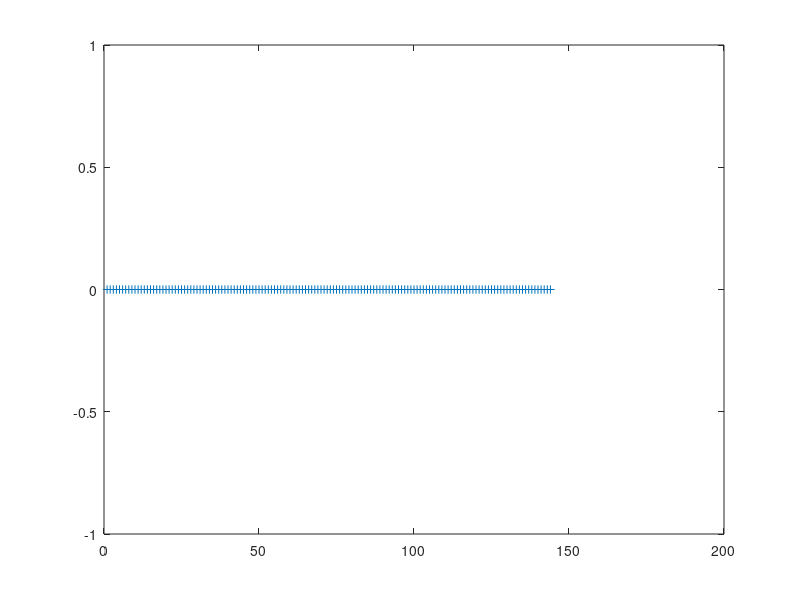

Source code (MATLAB): (Note: this script raises an error after producing the figure.)
%% monthly, 18 years x 12 months/year = 216
%% monthly, 19 years x 12 months/year = 228

addpath /home/sergio/MATLABCODE/
addpath /home/sergio/MATLABCODE/TIME
addpath /home/sergio/MATLABCODE/
addpath /home/sergio/MATLABCODE/PLOTTER
addpath /home/sergio/MATLABCODE/COLORMAP
addpath /home/sergio/MATLABCODE/COLORMAP/LLS
addpath /home/sergio/MATLABCODE/oem_pkg_run_sergio_AuxJacs/StrowCodeforTrendsAndAnomalies/
addpath /home/sergio/MATLABCODE/CONVERT_GAS_UNITS/
addpath /home/sergio/MATLABCODE/CONVERT_GAS_UNITS/Strow_humidity/convert_humidity/
addpath /home/sergio/MATLABCODE/CONVERT_GAS_UNITS/IDL_WV_ROUTINES/atmos_phys/MATLAB/

%if ~exist('iDorA')
%  iDorA = +1; %% desc
%  iDorA = -1; %% asc
%end

clear iaFound

iNumYears = 12; 
iaMax = iNumYears*12;

%% see /home/sergio/MATLABCODE/RTPMAKE/CLUST_RTPMAKE/CLUSTMAKE_CMIP6/clust_compute_cmip6_profile_rtpfiles.m
for ii = 1 : iaMax
  fin = ['/asl/s1/sergio/MakeAvgObsStats2002_2020_startSept2002_v3/TimeSeries/CMIP6/Tile_Center/cmip6_tile_center_monthly_timestep_' num2str(ii,'%03d') '.mat'];

  if exist(fin)
    iaFound(ii) = 1;
  else
    iaFound(ii) = 0;
  end
end
[sum(iaFound) length(iaFound)]
plot(1:iaMax,iaFound,'+-')

for ii = 1 : iaMax
  fin = ['/asl/s1/sergio/MakeAvgObsStats2002_2020_startSept2002_v3/TimeSeries/CMIP6/Tile_Center/cmip6_tile_center_monthly_timestep_' num2str(ii,'%03d') '.mat'];
  if exist(fin)
    if mod(ii,100) == 0
      fprintf(1,'+ \n')
    elseif mod(ii,10) == 0
      fprintf(1,'x')
    else
      fprintf(1,'.')
    end
    iaFound(ii) = 1;

    a = load(fin);

    %% already done this in /home/sergio/MATLABCODE/RTPMAKE/CLUST_RTPMAKE/CLUSTMAKE_CMIP6/clust_compute_cmip6_profile_rtpfiles.m
    %%a.pnew_ip.rh = convert_humidity(a.pnew_ip.plevs*100,a.pnew_ip.ptemp,a.pnew_ip.gas_1,'mixing ratio','relative humidity');
    if ~isfield(a.pnew_ip,'rh')
      a.pnew_ip.rh = convert_humidity(a.pnew_ip.plevs*100,a.pnew_ip.ptemp,a.pnew_ip.gas_1,'specific humidity','relative humidity');
    end

    all.yy(ii) = a.yyuseII;
    all.mm(ii) = a.mmuseII;
    all.dd(ii) = 15;

    all.nwp_ptemp(ii,:,:) = a.pnew_ip.ptemp;
    all.nwp_gas_1(ii,:,:) = a.pnew_ip.gas_1;
    %all.nwp_gas_3(ii,:,:) = a.pnew_ip.gas_3;
    all.nwp_rh(ii,:,:)    = a.pnew_ip.rh;
    all.nwp_plevs(ii,:,:) = a.pnew_ip.plevs;

    all.gas_1(ii,:,:) = a.pnew_op.gas_1;
    all.gas_3(ii,:,:) = a.pnew_op.gas_3;
    all.ptemp(ii,:,:) = a.pnew_op.ptemp;
    all.stemp(ii,:)   = a.pnew_op.stemp;
    all.mmw(ii,:)     = a.pnew_op.mmw;
    all.nlays(ii,:)   = a.pnew_op.nlevs-1;
    all.RH(ii,:,:)    = a.pnew_op.RH;
    all.TwSurf(ii,:)  = a.pnew_op.TwSurf;
    all.RHSurf(ii,:)  = a.pnew_op.RHSurf;
  else
    iaFound(ii) = 0;
  end
end
fprintf(1,'\n');
all.rlon = a.pnew_op.rlon;
all.rlat = a.pnew_op.rlat;

monitor_memory_whos

comment = 'see driver_computeCMIP6_monthly_trends.m';
if iNumYears == 12
  save -v7.3 CMIP6_atm_data_2002_09_to_2014_08.mat comment all
end

figure(1); scatter_coast(all.rlon,all.rlat,40,nanmean(all.stemp,1)); colormap(jet); title('CMIP6 mean stemp')
figure(2); scatter_coast(all.rlon,all.rlat,40,nanmean(all.RHSurf,1)); colormap(jet); title('CMIP6 mean RHsurf')
figure(3); scatter_coast(all.rlon,all.rlat,40,nanmean(all.TwSurf,1)); colormap(jet); title('CMIP6 mean TWSurf')
figure(4); scatter_coast(all.rlon,all.rlat,40,nanmean(all.mmw,1)); colormap(jet); title('CMIP6 mean mmw')

figure(5); scatter_coast(a.pnew_op.rlon,a.pnew_op.rlat,40,a.pnew_op.stemp); colormap(jet); title('CMIP6 mean stemp')
figure(6); scatter_coast(a.pnew_op.rlon,a.pnew_op.rlat,40,a.pnew_op.RHSurf); colormap(jet); title('CMIP6 mean RHsurf')
figure(7); scatter_coast(a.pnew_op.rlon,a.pnew_op.rlat,40,a.pnew_op.TwSurf); colormap(jet); title('CMIP6 mean TWSurf')
figure(8); scatter_coast(a.pnew_op.rlon,a.pnew_op.rlat,40,a.pnew_op.mmw); colormap(jet); title('CMIP6 mean mmw')

plevs = load('/home/sergio/MATLABCODE/airslevels.dat');
pN = plevs(1:end-1)-plevs(2:end);
pD = log(plevs(1:end-1)./plevs(2:end));
plays = flipud(pN./pD);

load /home/sergio/MATLABCODE/oem_pkg_run_sergio_AuxJacs/TILES_TILES_TILES_MakeAvgCldProfs2002_2020/Code_For_HowardObs_TimeSeries/latB64.mat
rlat65 = latB2; rlon73 = -180 : 5 : +180;
rlon = -180 : 5 : +180;  rlat = latB2;
rlon = 0.5*(rlon(1:end-1)+rlon(2:end));
rlat = 0.5*(rlat(1:end-1)+rlat(2:end));

figure(9); junk = reshape(a.pnew_op.ptemp,101,72,64); junk = squeeze(nanmean(junk,2)); junk = junk(1:100,:); pcolor(rlat,plays,junk);
  caxis([200 300]); colormap(jet); set(gca,'ydir','reverse'); set(gca,'yscale','log'); shading flat; ylim([10 1000]); colorbar
figure(10); junk = reshape(a.pnew_op.RH,100,72,64); junk = squeeze(nanmean(junk,2)); junk = junk(1:100,:); pcolor(rlat,plays,junk);
  caxis([00 100]); colormap(jet); set(gca,'ydir','reverse'); set(gca,'yscale','log'); shading flat; ylim([100 1000]); colorbar

%%%%%%%%%%%%%%%%%%%%%%%%%%%%%%%%%%%%%%%%%%%%%%%%%%%%%%%%%%%%%%%%%%%%%%%%
dayOFtime = change2days(all.yy,all.mm,all.dd,2002);

computeERA5_surface_trends

figure(1); scatter_coast(all.rlon,all.rlat,40,nanmean(trend_stemp,1)); title('CMIP6 trend  stemp K/yr');    caxis([-0.2 +0.2]); colormap(usa2);
figure(2); scatter_coast(all.rlon,all.rlat,40,nanmean(trend_RHSurf,1)); title('CMIP6 trend  RHsurf pc/yr'); caxis([-0.4 +0.4]); colormap(usa2);
figure(3); scatter_coast(all.rlon,all.rlat,40,nanmean(trend_TwSurf,1)); title('CMIP6 trend  TWSurf K/yr');  caxis([-0.2 +0.2]); colormap(usa2);
figure(4); scatter_coast(all.rlon,all.rlat,40,nanmean(trend_mmw,1)); title('CMIP6 trend  colwater mm/yr');  caxis([-0.2 +0.2]); colormap(usa2);

figure(1); scatter_coast(all.rlon,all.rlat,40,nanmean(trend_stemp,1)); title('CMIP6 trend  stemp K/yr');    caxis([-0.1 +0.1]); colormap(usa2);
figure(2); scatter_coast(all.rlon,all.rlat,40,nanmean(trend_RHSurf,1)); title('CMIP6 trend  RHsurf pc/yr'); caxis([-0.4 +0.4]); colormap(usa2);
figure(3); scatter_coast(all.rlon,all.rlat,40,nanmean(trend_TwSurf,1)); title('CMIP6 trend  TWSurf K/yr');  caxis([-0.1 +0.1]); colormap(usa2);
figure(4); scatter_coast(all.rlon,all.rlat,40,nanmean(trend_mmw,1)); title('CMIP6 trend  colwater mm/yr');  caxis([-0.2 +0.2]); colormap(usa2);
pause(0.1)
%%%%%%%%%%%%%%%%%%%%%%%%%%%%%%%%%%%%%%%%%%%%%%%%%%%%%%%%%%%%%%%%%%%%%%%%

computeERA5_atmos_trends

if isfield(all,'nwp_plevs')
  trend_nwp_plevs_mean = squeeze(nanmean(all.nwp_plevs,1));
end

trend_plays = flipud(pN./pD);

trend_rlat = all.rlat;
trend_rlon = all.rlon;
trend_rlat64 = rlat; trend_rlon72 = rlon;

if iNumYears == 12
  save CMIP6_atm_data_2002_09_to_2014_08_trends.mat comment trend*
end

%%%%%%%%%%%%%%%%%%%%%%%%%%%%%%%%%%%%%%%%%%%%%%%%%%%%%%%%%%%%%%%%%%%%%%%%

load('llsmap5.mat');
figure(1); scatter_coast(all.rlon,all.rlat,40,nanmean(trend_stemp,1)); title('CMIP6 trend  stemp K/yr');    caxis([-0.1 +0.1]); colormap(usa2);
figure(2); scatter_coast(all.rlon,all.rlat,40,nanmean(trend_RHSurf,1)); title('CMIP6 trend  RHsurf pc/yr'); caxis([-0.4 +0.4]); colormap(usa2);

figure(3); junk = reshape(trend_ptemp,100,72,64); junk = squeeze(nanmean(junk,2)); 
  pcolor(trend_rlat64,trend_plays,junk); title('CMIP6 trend ptemp K/yr');  caxis([-0.15 +0.15]); colormap(llsmap5); set(gca,'ydir','reverse'); set(gca,'yscale','log'); shading interp; ylim([10 1000]); colorbar
figure(4); junk = reshape(trend_RH,100,72,64); junk = squeeze(nanmean(junk,2)); 
  pcolor(trend_rlat64,trend_plays,junk); title('CMIP6 trend RH percent/yr');  caxis([-0.25 +0.25]); colormap(llsmap5); set(gca,'ydir','reverse'); set(gca,'yscale','log'); shading interp; ylim([10 1000]); colorbar

figure(5); junk = squeeze(nanmean(all.ptemp,1)); junk = junk(1:100,:); junk = reshape(junk,100,72,64); junk = squeeze(nanmean(junk,2)); 
  pcolor(trend_rlat64,trend_plays,junk); title('CMIP6 mean ptemp K');  caxis([200 300]); colormap(jet); set(gca,'ydir','reverse'); set(gca,'yscale','log'); shading flat; ylim([10 1000]); colorbar
figure(6); junk = squeeze(nanmean(all.RH,1)); junk = junk(1:100,:); junk = reshape(junk,100,72,64); junk = squeeze(nanmean(junk,2)); 
  pcolor(trend_rlat64,trend_plays,junk); title('CMIP6 mean RH percent');  caxis([0 100]); colormap(jet); set(gca,'ydir','reverse'); set(gca,'yscale','log'); shading flat; ylim([100 1000]); colorbar

